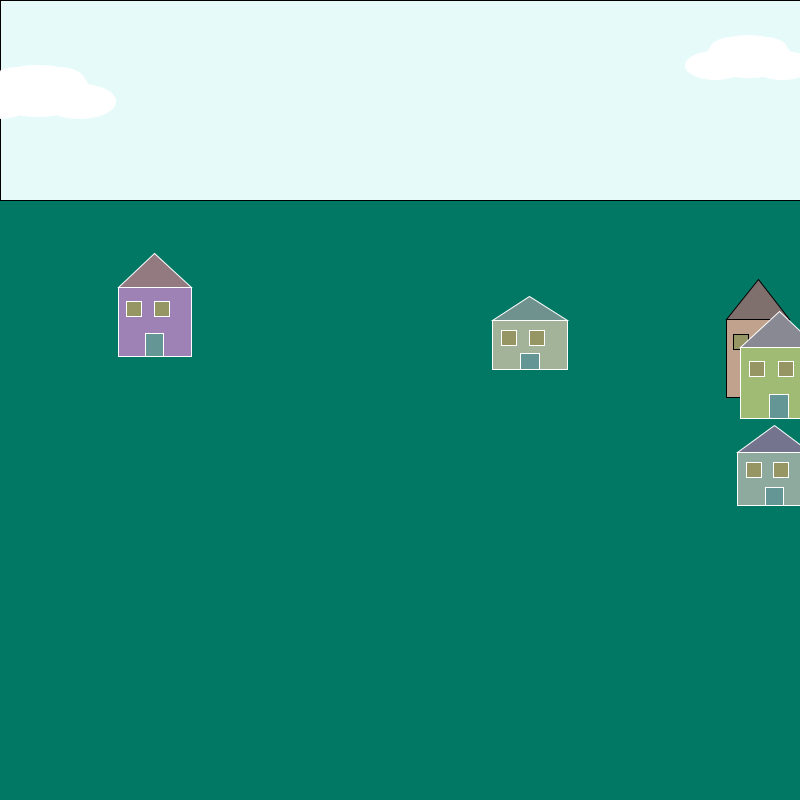
Frame 1 (no input)
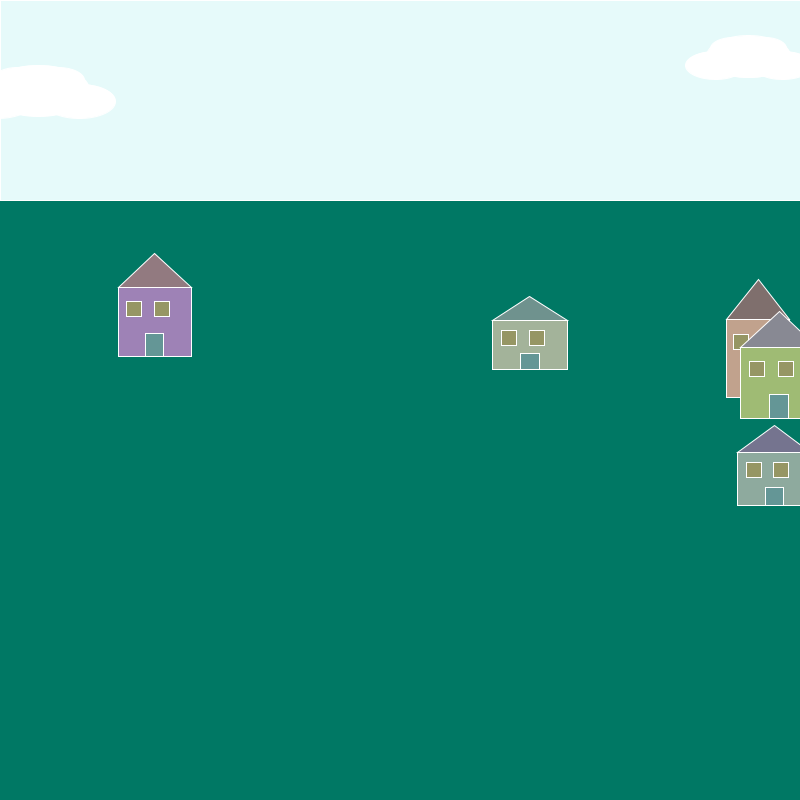
Frame 60 (the mouse pressed at the canvas centre just before this capture)
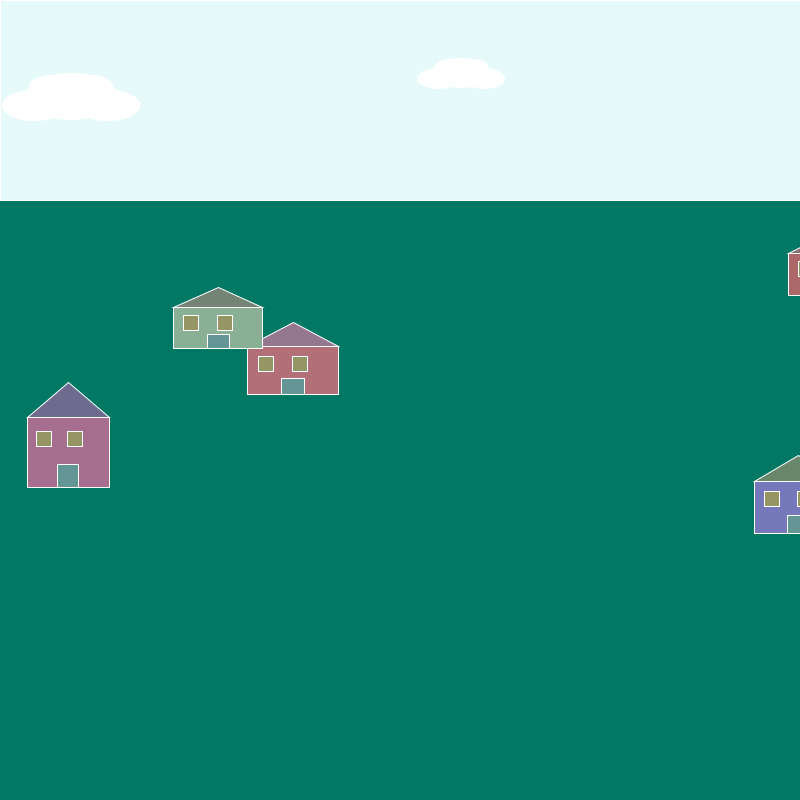
Frame 120 (the mouse held since frame 60 and released just before this capture)

The Processing sketch that drew these frames (run headless with seeded random() and noise(); from frame 60 on, the mouse is pressed at the canvas centre):

// Processing sketch: functionPractice
// ── functionPractice.pde
int randomSeed = int(random(100000000));

void mousePressed() {
  randomSeed = int(random(100000000));
  println(randomSeed);
}

void setup() {
  size(800, 800);
}

void draw() {
  randomSeed(randomSeed);
  background(0, 120, 100);
  fill(230, 250, 250);
  rect(0, 0, 800, 200);

  for (int n = 0; n < 5; n++) {
    house(random(width), random(1 / 3.0 * height, 2 / 3.0 * height), random(50, 100), random(40, 80));
  }
 
  cloud(random(width), random(50, 150), random(50, 110));
  cloud(random(width), random(50, 150), random(50, 110));
}

void house(float x, float y, float houseWidth, float houseHeight) {

  fill(random(100, 200), random(100, 200), random(100, 200));
  rect(x, y - houseHeight, houseWidth, houseHeight);

  fill(random(100, 150), random(100, 150), random(100, 150));
  triangle(x, y - houseHeight, x + houseWidth / 2,
    y - houseHeight - houseHeight / 2, x + houseWidth, y - houseHeight);

  fill(100, 150, 150);
  float doorWidth = houseWidth / 4;
  float doorHeight = houseHeight / 3;
  rect(x + (houseWidth - doorWidth) / 2, y - doorHeight, doorWidth, doorHeight);

  fill(150, 150, 100);
  float windowX = houseWidth / 1.3;
  float windowY = houseHeight * 0.8;
  rect(x + (houseWidth - windowX) / 2, y - windowY, 15, 15);

  fill(150, 150, 100);
  float windowX2 = houseWidth / 50.0;
  float windowY2 = houseHeight * 0.8;
  rect(x + (houseWidth - windowX2) / 2, y - windowY2, 15, 15);

  stroke(255);
}

  void cloud(float x, float y, float size) {
    fill(255);
    ellipse(x, y, size, size / 2);
    ellipse(x - size * 0.4, y + size * 0.1, size * 0.7, size / 3);
    ellipse(x + size * 0.4, y + size * 0.1, size * 0.7, size / 3);
    ellipse(x - size * 0.2, y - size * 0.1, size * 0.5, size / 4);
    ellipse(x + size * 0.2, y - size * 0.1, size * 0.5, size / 4);
  }
